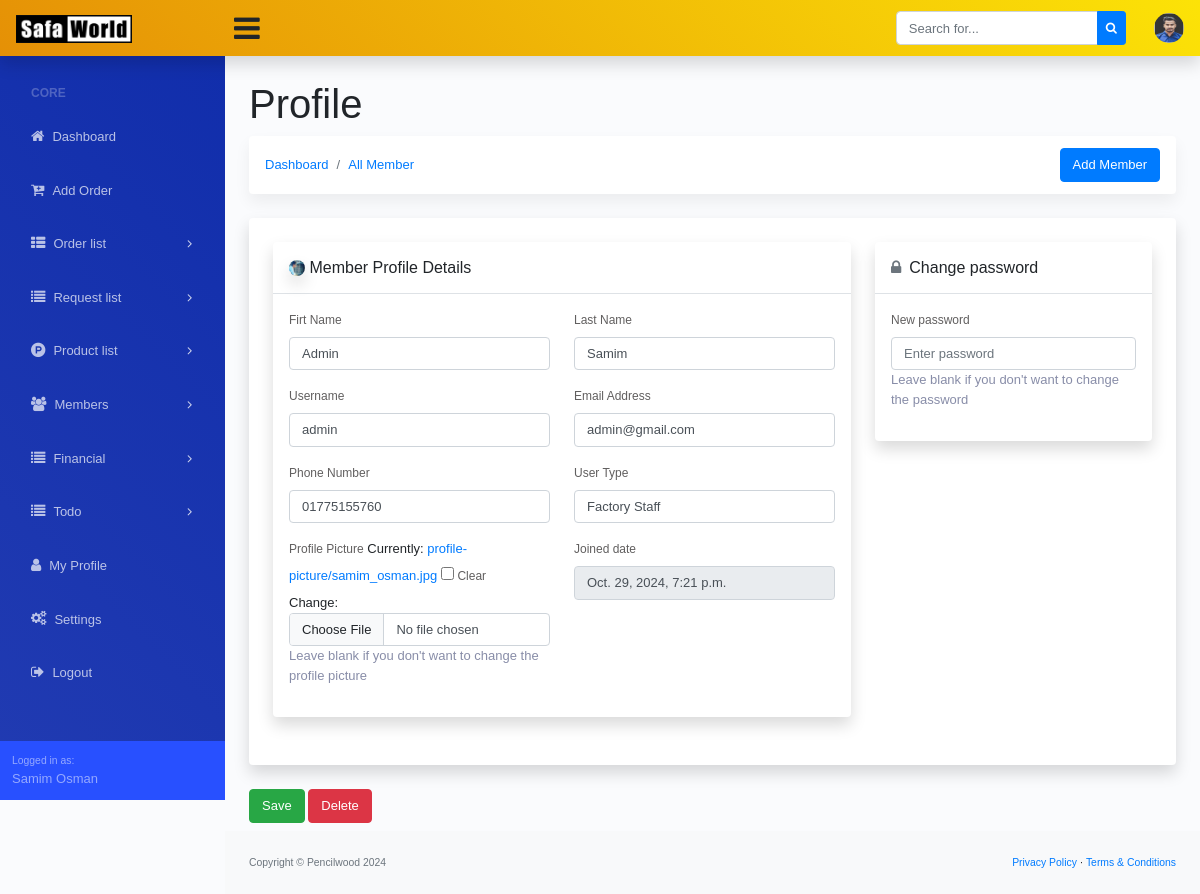
/member/1/ (signed in), run on the app's committed database.
### dashboard/models.py (models this page shows, shortened)
class Site_Settings(models.Model):
    fav_icon = models.ImageField(upload_to='logo/', blank=True, null=True)
    logo = models.ImageField(upload_to='logo/', blank=True, null=True)
    website_name = models.CharField(max_length=200, blank=True, null=True)
    website_title = models.CharField(max_length=1000, blank=True, null=True)
    copyright_company = models.CharField(max_length=200)
    copyright_year = models.CharField(max_length=4)

### account/models.py (models this page shows, shortened)
class Custom_User(AbstractUser):
    USER_TYPE = (
        ('Admin', 'Admin'),
        ('Staff', 'Staff'),
        ('Factory Staff', 'Factory Staff'),
    )
    user_type = models.CharField(max_length=20, choices=USER_TYPE, blank=True, null=True)
    email = models.EmailField(("email address"), blank=True, unique=True)
    phone_number = models.CharField(max_length=14, blank=True, null=True)
    profile_picture = models.ImageField(upload_to='profile-picture/', blank=True, null=True)
    USERNAME_FIELD = "email"
    REQUIRED_FIELDS = ["username"]

### account/views.py (the view, shortened to what this page needs)
# urls.py: path('member/<int:id>/', MemberUpdateView.as_view(), name='member_view'),
class MemberUpdateView(LoginRequiredMixin, UpdateView):
    model = Custom_User
    form_class = UserProfileForm
    template_name = 'account/member_view.html'
    def get_object(self, queryset=None):
        return get_object_or_404(Custom_User, id=self.kwargs['id'])

### dashboard/context_processor.py (called while the page is built)
def website_settings(request):
    website_setting = Site_Settings.objects.all().first()
    return {'website_setting': website_setting}

### templates/account/member_view.html (shortened to what this page needs)
{% extends '../base.html' %}
{% block dashboard_body %}
<main>
   <div class="container-fluid">
      <h1 class="mt-4">{{member.first_name}} {{member.last_name}} Profile</h1>
      <ol class="breadcrumb mb-4 d-flex justify-content-between align-items-center">
         <div class="d-flex align-items-center">
             <li class="breadcrumb-item"><a href="{% url 'dashboard' %}">Dashboard</a></li>
             <li class="breadcrumb-item"><a href="{% url 'member_list' %}">All Member</a></li>
         </div>
         <li class="breadcrumb-item ml-auto">
             <a href="{% url 'addNewUser' %}" class="btn btn-primary" style="margin-left: 10px;">Add Member</a>
         </li>
     </ol>
      <form method="POST" enctype="multipart/form-data">
         <div class="row">
            <div class="col-xl-12">
               <div class="card mb-4 order-list">
                  <div class="gold-members p-4">
                     <div class="row">
                        <div class="col-md-8 add_top_30">
                           <div class="card mb-4 order-list">
                              <div class="gold-members">
                                 <div class="box_general padding_bottom">
                                    <div class="header_box version_2 border-bottom p-3">
                                       <h6 class="m-0">
                                          {% if object.profile_picture %}
                                          <img src="{{object.profile_picture.url}}" alt="profile-picture" style="width: 16px; height: auto; border-radius: 100%;">
                                          {% else %}
                                          <i class="fa fa-user-circle text-muted mr-2"></i>
                                          {% endif %}
                                          Member Profile Details
                                       </h6>
                                    </div>
                                    <div class="p-3">
                                       <div class="row">
                                          <div class="col-md-6">
                                             <div class="form-group">
                                                <label>Firt Name</label>
                                                {{form.first_name}}
                                             </div>
                                          </div>
                                          <div class="col-md-6">
                                             <div class="form-group">
                                                <label>Last Name</label>
                                                {{form.last_name}}
                                             </div>
                                          </div>
                                       </div>
                                       <div class="row">
                                          <div class="col-md-6">
                                             <div class="form-group">
                                                <label>Username</label>
                                                {{form.username}}
                                             </div>
                                          </div>
                                          <div class="col-md-6">
                                             <div class="form-group">
                                                <label>Email Address</label>
                                                {{form.email}}
                                             </div>
                                          </div>
                                       </div>
                                       <div class="row">
                                          <div class="col-md-6">
                                             <div class="form-group">
                                                <label>Phone Number</label>
                                                {{form.phone_number}}
                                             </div>
                                          </div>
                                          <div class="col-md-6">
                                             <div class="form-group">
                                                <label>User Type</label>
                                                {{form.user_type}}
                                             </div>
                                          </div>
                                       </div>
                                       <div class="row">
                                          <div class="col-md-6">
                                             <div class="form-group">
                                                <label>Profile Picture</label>
                                                {{form.profile_picture}}
                                                <p>{{form.profile_picture.help_text}}</p>
                                             </div>
                                          </div>
                                          <div class="col-md-6">
                                             <div class="form-group">
                                                <label>Joined date</label>
                                                <input type="text" class="form-control" value="{{object.date_joined}}" readonly disabled>
                                             </div>
                                          </div>
                                       </div>
                                    </div>
                                 </div>
                              </div>
                           </div>
                        </div>
                        <div class="col-md-4">
                           <div class="card mb-4 order-list">
                              <div class="gold-members">
                                 <div class="box_general padding_bottom">
                                    <div class="header_box version_2 border-bottom p-3">
                                       <h6 class="m-0">
                                          <i class="fa fa-lock text-muted mr-2"></i>Change password
                                       </h6>
                                    </div>
                                    <div class="p-3">
                                       <div class="form-group">
                                          <label>New password</label>
                                          {{form.password}}
                                          <p>{{form.password.help_text}}</p>
                                       </div>
                                    </div>
                                 </div>
                              </div>
                           </div>
                        </div>
                     </div>
                  </div>
               </div>
               <div class="save mb-2">
                  <button type="submit" class="btn btn-success">Save</button>
                  <a href="{% url 'user_delete' object.id %}" class="btn btn-danger">Delete</a>
               </div>
            </div>
         </div>
      </form>
   </div>
</main>
{% endblock dashboard_body %}

### templates/base.html (shortened to what this page needs)
{% load static %}
<!DOCTYPE html>
<html lang="en">
<head>
  <link href="https://cdn.jsdelivr.net/npm/bootstrap@5.3.2/dist/css/bootstrap.min.css" rel="stylesheet"
>
  <link href="{% static 'assets/css/dataTables.bootstrap4.min.css' %}" rel="stylesheet">
  <link href="{% static 'assets/css/styles.css' %}" rel="stylesheet" />
  <link href="{% static 'assets/css/custom.css' %}" rel="stylesheet" />
  <link rel="stylesheet" href="https://cdnjs.cloudflare.com/ajax/libs/font-awesome/4.7.0/css/font-awesome.min.css">
</head>
<body class="sb-nav-fixed">
  {% include './navbar.html' %}
  <div id="layoutSidenav">
    <div id="layoutSidenav_nav">
      {% include './side_navbar.html' %}
    </div>
    <div id="layoutSidenav_content">
      {% block dashboard_body %}
      {% endblock dashboard_body %}
      <footer class="py-4 bg-light mt-auto">
        <div class="container-fluid">
          <div class="d-flex align-items-center justify-content-between small">
            <div class="text-muted">Copyright &copy; {{website_setting.copyright_company}} {{website_setting.copyright_year}}</div>
            <div>
              <a href="">Privacy Policy</a>
              &middot;
              <a href="">Terms &amp; Conditions</a>
            </div>
          </div>
        </div>
      </footer>
    </div>
  </div>
</body>
</html>

### templates/navbar.html (shortened to what this page needs)
{% load static %}
<nav class="sb-topnav navbar navbar-expand navbar-light shadow-sm bg-warning">
    <a class="navbar-brand" href="{% url 'dashboard' %}">
        <img alt="logo" src="
        {% if website_setting.logo %}
        {{website_setting.logo.url}}
        {% endif %}
        " width="60%">
    </a>
    <button class="btn btn-link btn-sm order-1 order-lg-0" id="sidebarToggle" href="#"
        style="font-size: 30px !important;"><i class="fa fa-bars"></i></button>
    <form class="d-none d-md-inline-block form-inline ml-auto mr-0 mr-md-3 my-2 my-md-0">
        <div class="input-group">
            <input class="form-control" type="text" placeholder="Search for..." aria-label="Search"
                aria-describedby="basic-addon2" />
            <div class="input-group-append">
                <button class="btn btn-primary btn-sm" type="button"><i class="fa fa-search"></i></button>
            </div>
        </div>
    </form>
    <ul class="navbar-nav ml-auto ml-md-0">
        <li class="nav-item dropdown no-arrow ml-1 osahan-profile-dropdown">
            <a class="nav-link dropdown-toggle pr-0" href="#" role="button" data-toggle="dropdown" aria-haspopup="true"
                aria-expanded="false">
                {% if request.user.profile_picture %}
                <img class="img-profile rounded-circle" src="{{request.user.profile_picture.url}}">
                {% else %}
                <i class="fa fa-user-circle" style="font-size: 35px;"></i>
                {% endif %}
            </a>
        </li>
    </ul>
</nav>

### templates/side_navbar.html (shortened to what this page needs)
{% url 'dashboard' as admin_dashboard_url %}
<nav class="sb-sidenav accordion sb-sidenav-dark" id="sidenavAccordion">
    <div class="sb-sidenav-menu">
        <div class="nav">
            <div class="sb-sidenav-menu-heading">Core</div>
            <a class="nav-link Active" href="{{admin_dashboard_url}}">
                <div class="sb-nav-link-icon"><i class="fa fa-home"></i></div>
                Dashboard
            </a>
            <a class="nav-link Active" href="{% url 'add_new_order' %}">
                <div class="sb-nav-link-icon"><i class="fa fa-cart-plus"></i></div>
                Add Order
            </a>
            <a class="nav-link collapsed" href="#" data-toggle="collapse" data-target="#collapseOrder"
                aria-expanded="false" aria-controls="collapseOrder">
                <div class="sb-nav-link-icon"><i class="fa fa-th-list"></i></div>
                Order list
                <div class="sb-sidenav-collapse-arrow"><i class="fa fa-angle-down"></i></div>
            </a>
            {% if request.user.user_type != 'Factory Staff' %}
            <a class="nav-link collapsed" href="#" data-toggle="collapse" data-target="#collapseRequest"
                aria-expanded="false" aria-controls="collapseRequest">
                <div class="sb-nav-link-icon"><i class="fa fa-list"></i></div>
                Request list
                <div class="sb-sidenav-collapse-arrow"><i class="fa fa-angle-down"></i></div>
            </a>
            {% endif %}
            <a class="nav-link collapsed" href="#" data-toggle="collapse" data-target="#collapseProduct"
                aria-expanded="false" aria-controls="collapseProduct">
                <div class="sb-nav-link-icon"><i class="fa fa-product-hunt"></i></div>
                Product list
                <div class="sb-sidenav-collapse-arrow"><i class="fa fa-angle-down"></i></div>
            </a>
            {% if request.user.user_type == 'Admin' %}
            <a class="nav-link collapsed" href="#" data-toggle="collapse" data-target="#collapseMembers"
                aria-expanded="false" aria-controls="collapseMembers">
                <div class="sb-nav-link-icon"><i class="fa fa-users"></i></div>
                Members
                <div class="sb-sidenav-collapse-arrow"><i class="fa fa-angle-down"></i></div>
            </a>
            {% endif %}
            {% if request.user.user_type != 'Factory Staff' %}
            <a class="nav-link collapsed" href="#" data-toggle="collapse" data-target="#collapseFinancial"
                aria-expanded="false" aria-controls="collapseRequest">
                <div class="sb-nav-link-icon"><i class="fa fa-list"></i></div>
                Financial
                <div class="sb-sidenav-collapse-arrow"><i class="fa fa-angle-down"></i></div>
            </a>
            {% endif %}
            <a class="nav-link collapsed" href="#" data-toggle="collapse" data-target="#collapseTodo"
                aria-expanded="false" aria-controls="collapseRequest">
                <div class="sb-nav-link-icon"><i class="fa fa-list"></i></div>
                Todo
                <div class="sb-sidenav-collapse-arrow"><i class="fa fa-angle-down"></i></div>
            </a>
            <a class="nav-link Active" href="{% url 'my_profile' %}">
                <div class="sb-nav-link-icon"><i class="fa fa-user"></i></div>
                My Profile
            </a>
            {% if request.user.user_type == 'Admin' %}
            <a class="nav-link Active" href="{% url 'settings' %}">
                <div class="sb-nav-link-icon"><i class="fa fa-gears"></i></div>
                Settings
            </a>
            {% endif %}
            <a class="nav-link" href="{% url 'logout' %}">
                <div class="sb-nav-link-icon"><i class="fa fa-sign-out"></i></div>
                Logout
            </a>
        </div>
    </div>
    <div class="sb-sidenav-footer">
        <div class="small">Logged in as:</div>
        {{request.user.first_name}} {{request.user.last_name}}
    </div>
</nav>

### data on the page
Site_Settings: logo (picture), copyright_company "Pencilwood", copyright_year "2024"
Custom_User: user.profile_picture (picture), user.first_name "Samim", user.last_name "Osman"
Custom_User: profile_picture (picture), first_name "Admin", last_name "Samim", username "admin", email "admin@gmail.com", phone_number "01775155760", user_type "Factory Staff", date_joined "Oct. 29, 2024, 7:21 p.m."
